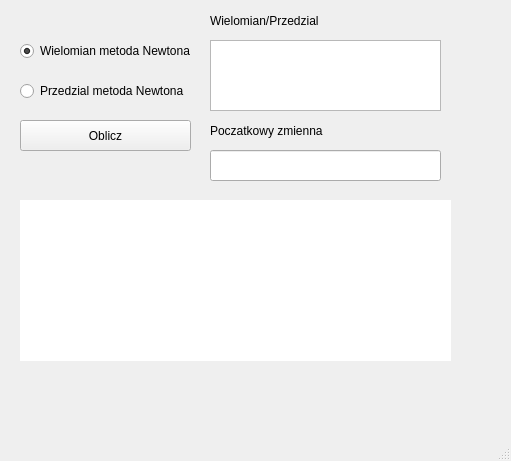
<?xml version="1.0" encoding="UTF-8"?>
<ui version="4.0">
 <class>MainWindow</class>
 <widget class="QMainWindow" name="MainWindow">
  <property name="geometry">
   <rect>
    <x>0</x>
    <y>0</y>
    <width>511</width>
    <height>461</height>
   </rect>
  </property>
  <property name="windowTitle">
   <string>Obliczenia</string>
  </property>
  <property name="iconSize">
   <size>
    <width>24</width>
    <height>24</height>
   </size>
  </property>
  <property name="animated">
   <bool>true</bool>
  </property>
  <widget class="QWidget" name="centralwidget">
   <widget class="QRadioButton" name="radioNetwon">
    <property name="geometry">
     <rect>
      <x>20</x>
      <y>40</y>
      <width>201</width>
      <height>22</height>
     </rect>
    </property>
    <property name="text">
     <string>Wielomian metoda Newtona</string>
    </property>
    <property name="checked">
     <bool>true</bool>
    </property>
   </widget>
   <widget class="QRadioButton" name="radioInterval">
    <property name="geometry">
     <rect>
      <x>20</x>
      <y>80</y>
      <width>201</width>
      <height>22</height>
     </rect>
    </property>
    <property name="text">
     <string>Przedzial metoda Newtona</string>
    </property>
   </widget>
   <widget class="QLineEdit" name="initialGuessInput">
    <property name="geometry">
     <rect>
      <x>210</x>
      <y>150</y>
      <width>231</width>
      <height>31</height>
     </rect>
    </property>
   </widget>
   <widget class="QPushButton" name="resultButton">
    <property name="geometry">
     <rect>
      <x>20</x>
      <y>120</y>
      <width>171</width>
      <height>31</height>
     </rect>
    </property>
    <property name="text">
     <string>Oblicz</string>
    </property>
   </widget>
   <widget class="QTextBrowser" name="resultBox">
    <property name="geometry">
     <rect>
      <x>20</x>
      <y>200</y>
      <width>431</width>
      <height>161</height>
     </rect>
    </property>
    <property name="frameShape">
     <enum>QFrame::Shape::NoFrame</enum>
    </property>
    <property name="frameShadow">
     <enum>QFrame::Shadow::Plain</enum>
    </property>
   </widget>
   <widget class="QLabel" name="label">
    <property name="geometry">
     <rect>
      <x>210</x>
      <y>10</y>
      <width>231</width>
      <height>21</height>
     </rect>
    </property>
    <property name="text">
     <string>Wielomian/Przedzial</string>
    </property>
   </widget>
   <widget class="QLabel" name="label_2">
    <property name="geometry">
     <rect>
      <x>210</x>
      <y>120</y>
      <width>231</width>
      <height>21</height>
     </rect>
    </property>
    <property name="text">
     <string>Poczatkowy zmienna</string>
    </property>
   </widget>
   <widget class="QTextEdit" name="textEdit">
    <property name="geometry">
     <rect>
      <x>210</x>
      <y>40</y>
      <width>231</width>
      <height>71</height>
     </rect>
    </property>
   </widget>
  </widget>
  <widget class="QStatusBar" name="statusbar"/>
 </widget>
 <resources/>
 <connections/>
</ui>
